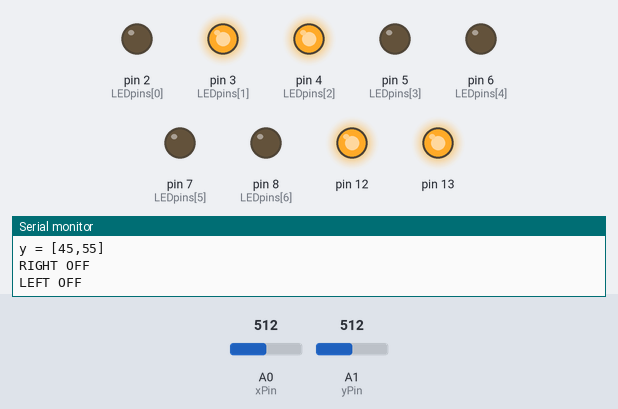
Recording of a sketch running on a simulated Arduino Uno, built with avr-gcc and run on an emulated ATmega328P. Parts: output pins drawn as LEDs (lit = HIGH), the last lines printed to the serial monitor. Inputs (shaded band) come from the test bench; at power-on: A0 (xPin) = 512, A1 (yPin) = 512.

Above: at 1.2 s.
1.3 s: A0 (xPin) set to 564
4.3 s: A0 (xPin) set to 584
At 4.9 s:
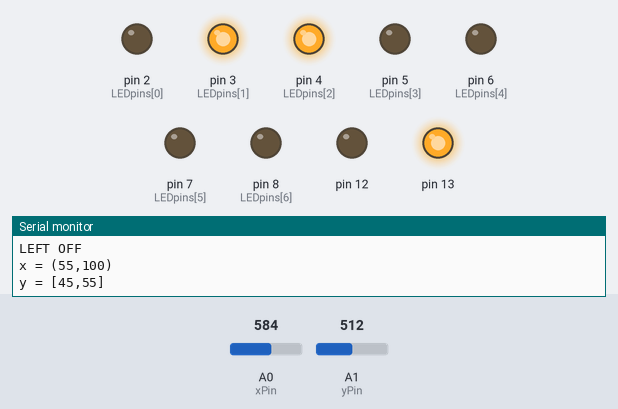
5.9 s: A1 (yPin) set to 557
7.4 s: A1 (yPin) set to 587
At 8.2 s:
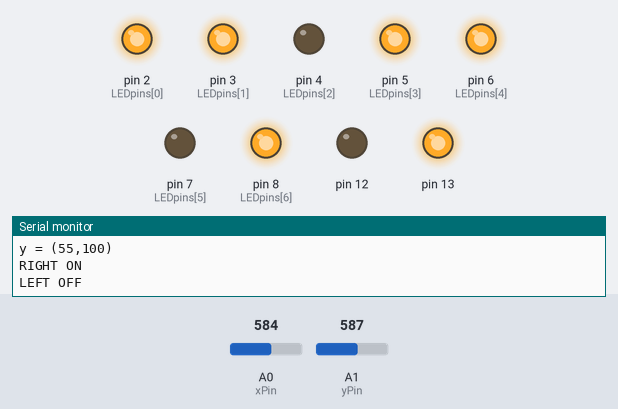
Timing chart, 0 to 9.9 s (numbered marks = the images above; inputs shaded):
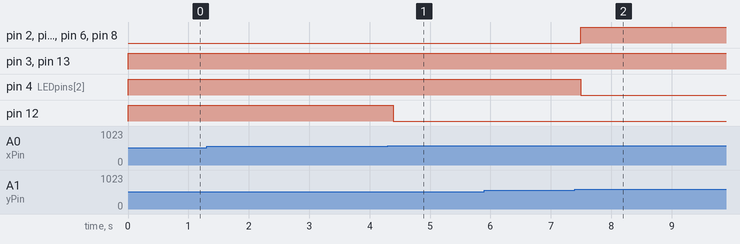

Measured:
- the behaviour switches between 572 and 573 on A0 (xPin) (found by bisection; images 0 and 1)
- the behaviour switches between 572 and 573 on A1 (yPin) (found by bisection; images 1 and 2)
- after the input at 4.3 s, pin 12: HIGH → LOW after 0.09 s
- after the input at 7.4 s, pin 2 (LEDpins[0]): LOW → HIGH after 0.09 s; pin 4 (LEDpins[2]): HIGH → LOW after 0.10 s; pin 5 (LEDpins[3]), pin 6 (LEDpins[4]), pin 8 (LEDpins[6]): LOW → HIGH after 0.10 s

The sketch:

sketch_jan29f.ino
```cpp
// CS 241 Lab 3 Assignment 2: Joystick-driven digits
// By: Benjamin Stream & Solomon Himelbloom
const int nsegments = 7;

/* LEDpins[segment number] = Arduino pin number */
/*                      segments: A,B,C,D,E,F,G */

const static char LEDpins[nsegments] = {2, 3, 4, 5, 6, 7, 8};
const int npatterns = 10;

/* patterns[pattern number][segment number] =
        1 if that pattern lights that segment, 0 if dark. */

const static char patterns[npatterns][nsegments] = {

  /* A,B,C,D,E,F,G */
  {1, 1, 1, 1, 1, 1, 0}, // Digit 0
  {0, 1, 1, 0, 0, 0, 0}, // Digit 1
  {1, 1, 0, 1, 1, 0, 1}, // Digit 2
  {1, 1, 1, 1, 0, 0, 1}, // Digit 3
  {0, 1, 1, 0, 0, 1, 1}, // Digit 4
  {1, 0, 1, 1, 0, 1, 1}, // Digit 5
  {1, 0, 1, 1, 1, 1, 1}, // Digit 6
  {1, 1, 1, 0, 0, 0, 0}, // Digit 7
  {1, 1, 1, 1, 1, 1, 1}, // Digit 8
  {1, 1, 1, 1, 0, 1, 1}, // Digit 9
  /* A,B,C,D,E,F,G */

};

// NOTE: If you attempt to go above/below the
// array value(s) werid digits appear (overflow).
int patternOrder[] = {1, 2, 3, 4, 5, 8, 7, 9};

int xPin = A0;
int yPin = A1;
int xVal;
int yVal;

// Order in list; holds information for pattern.
auto patternLocation = 0;

// If flag is false, it will allow user to change input.
bool flagX = false;
bool flagY = false;

// True is ON – false is OFF for digits.
bool rightDigit;
bool leftDigit;

void setup() {

  for (int seg = 0; seg < nsegments; seg++) {
    pinMode(LEDpins[seg], OUTPUT);
    digitalWrite(LEDpins[seg], 0);
  }

  Serial.begin(9600);
  Serial.begin(9600);

  pinMode(A0, INPUT);
  pinMode(A1, INPUT);

  pinMode(13, OUTPUT);
  pinMode(12, OUTPUT);

}

int pattern = 0;

// Controls which digit in pattern matrice is shown.
void showChar(int digit) {
  for (auto seg = 0; seg < nsegments; seg++) {
    digitalWrite(LEDpins[seg], patterns[digit][seg]);
    delay(1); // let segments be seen
  }
}

// Controls which digit is on.
void changeDigit(bool onLeft, bool onRight) {
  if (onRight == true) {
    digitalWrite(12, LOW); // turn on right digit
    Serial.print("RIGHT ON\n");
  }
  else if (onRight == false) {
    digitalWrite(12, HIGH); // turn off right digit
    Serial.print("RIGHT OFF\n");
  }

  if (onLeft == true) {
    digitalWrite(13, LOW); // turn on left digit
    Serial.print("LEFT ON\n");
  }
  else if (onLeft == false) {
    digitalWrite(13, HIGH); // turn off left digit
    Serial.print("LEFT OFF\n");
  }
}

// Returns if Analog X is Pos or Neg
int analogStateX(int xIn) {
  // x and y axis (0 to 100)
  // origin = (50, 50)
  xIn = xIn / 10.23;
  if (xIn >= 45 && xIn <= 55) {
    Serial.print("x = [45,55]\n");
    return 1;
  }

  else if (xIn > 55) {
    Serial.print("x = (55,100)\n");
    return 2;
  }

  else if (xIn < 45) {
    Serial.print("x = (0,45)\n");
    return 0;
  }

}

// Returns if Analog Y is Pos or Neg
int analogStateY(int yIn) {
  // x and y axis (0 to 100)
  // origin = (50, 50)
  yIn = yIn / 10.23;
  if (yIn >= 45 && yIn <= 55) {
    Serial.print("y = [45,55]\n");
    return 1;
  }
  else if (yIn > 55) {
    Serial.print("y = (55,100)\n");
    return 2;
  }
  else if (yIn < 45) {
    Serial.print("y = (0,45)\n");
    return 0;
  }

}

void loop() {
  xVal = analogStateX(analogRead(xPin));
  yVal = analogStateY(analogRead(yPin));
  changeDigit(leftDigit, rightDigit);
  showChar(patternOrder[patternLocation]);
  // Changing Digit
  if (xVal == 2 && flagX == false) {
    rightDigit = !rightDigit;
    flagX = true;

  }
  else if (xVal == 0 && flagX == false) {
    leftDigit = !leftDigit;
    flagX = true;
  }
  else if (xVal == 1) {
    flagX = false;
  }

  // Changing Pattern
  if (yVal == 2 && flagY == false) {
    if (patternLocation == sizeof(patternOrder))
    {
      patternLocation = 0;
    }
    else {
      patternLocation++;
    }
    flagY = true; // Change pattern up.
  }

  else if (yVal == 0 && flagY == false) {
    if (patternLocation == 0) {
      patternLocation = sizeof(patternOrder);
    }
    else {
      patternLocation--;
    }
    flagY = true; // Change pattern down.
  }
  else if (yVal == 1) {
    flagY = false;
  }

}
```
